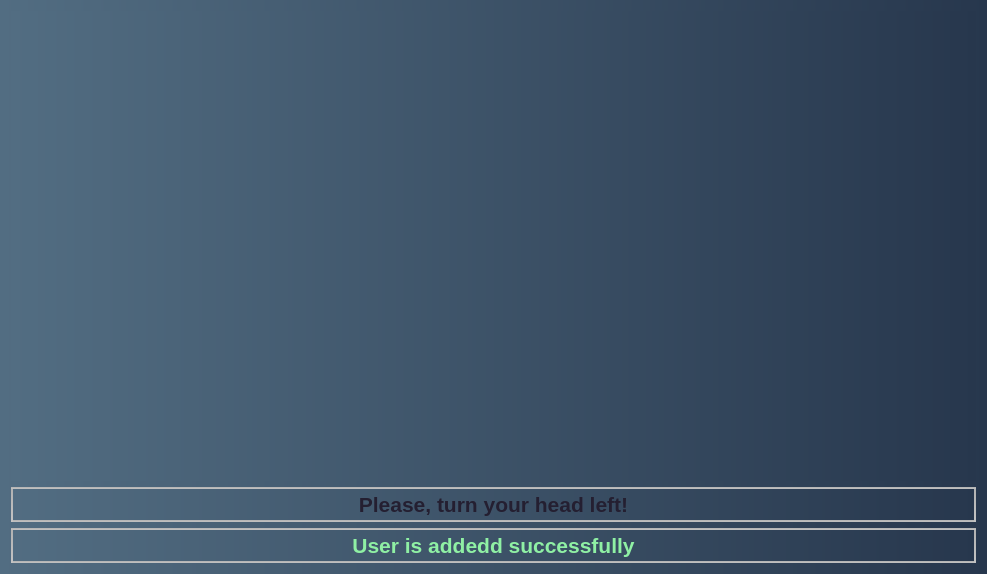
<?xml version="1.0" encoding="UTF-8"?>
<ui version="4.0">
 <class>Form</class>
 <widget class="QWidget" name="Form">
  <property name="geometry">
   <rect>
    <x>0</x>
    <y>0</y>
    <width>987</width>
    <height>574</height>
   </rect>
  </property>
  <property name="windowTitle">
   <string>Form</string>
  </property>
  <property name="styleSheet">
   <string notr="true">background-color: qlineargradient(spread:pad, x1:0, y1:0, x2:1, y2:0, stop:0 rgba(82, 109, 130, 1), stop:1 rgba(39, 55, 77, 1));</string>
  </property>
  <layout class="QGridLayout" name="gridLayout">
   <item row="0" column="0">
    <layout class="QVBoxLayout" name="verticalLayout" stretch="10,1,1">
     <item>
      <widget class="QLabel" name="authentication_camera_label">
       <property name="sizePolicy">
        <sizepolicy hsizetype="Preferred" vsizetype="Preferred">
         <horstretch>0</horstretch>
         <verstretch>0</verstretch>
        </sizepolicy>
       </property>
       <property name="minimumSize">
        <size>
         <width>550</width>
         <height>260</height>
        </size>
       </property>
       <property name="maximumSize">
        <size>
         <width>16777215</width>
         <height>16777215</height>
        </size>
       </property>
       <property name="baseSize">
        <size>
         <width>550</width>
         <height>300</height>
        </size>
       </property>
       <property name="text">
        <string/>
       </property>
       <property name="scaledContents">
        <bool>true</bool>
       </property>
       <property name="alignment">
        <set>Qt::AlignCenter</set>
       </property>
      </widget>
     </item>
     <item>
      <widget class="QLabel" name="instructions_label">
       <property name="minimumSize">
        <size>
         <width>0</width>
         <height>35</height>
        </size>
       </property>
       <property name="maximumSize">
        <size>
         <width>16777215</width>
         <height>35</height>
        </size>
       </property>
       <property name="font">
        <font>
         <pointsize>16</pointsize>
         <weight>75</weight>
         <bold>true</bold>
        </font>
       </property>
       <property name="styleSheet">
        <string notr="true">QLabel
{
	color:2px solid qlineargradient(x1:0, y1:0, x2:0, y2:1, stop:0 #B1B1B1, stop:1 #c4c4c4) ;
	border:2px solid qlineargradient(x1:0, y1:0, x2:0, y2:1, stop:0 #B1B1B1, stop:1 #c4c4c4) ;
color: rgb(36, 31, 49);

}
</string>
       </property>
       <property name="text">
        <string>Please, turn your head left!</string>
       </property>
       <property name="alignment">
        <set>Qt::AlignCenter</set>
       </property>
      </widget>
     </item>
     <item>
      <widget class="QLabel" name="result_label">
       <property name="minimumSize">
        <size>
         <width>0</width>
         <height>35</height>
        </size>
       </property>
       <property name="maximumSize">
        <size>
         <width>16777215</width>
         <height>35</height>
        </size>
       </property>
       <property name="font">
        <font>
         <pointsize>16</pointsize>
         <weight>75</weight>
         <bold>true</bold>
        </font>
       </property>
       <property name="styleSheet">
        <string notr="true">QLabel
{
	color:2px solid qlineargradient(x1:0, y1:0, x2:0, y2:1, stop:0 #B1B1B1, stop:1 #c4c4c4) ;
	border:2px solid qlineargradient(x1:0, y1:0, x2:0, y2:1, stop:0 #B1B1B1, stop:1 #c4c4c4) ;
color: rgb(143, 240, 164);
}
</string>
       </property>
       <property name="text">
        <string>User is addedd successfully</string>
       </property>
       <property name="alignment">
        <set>Qt::AlignCenter</set>
       </property>
      </widget>
     </item>
    </layout>
   </item>
  </layout>
 </widget>
 <resources/>
 <connections/>
</ui>
